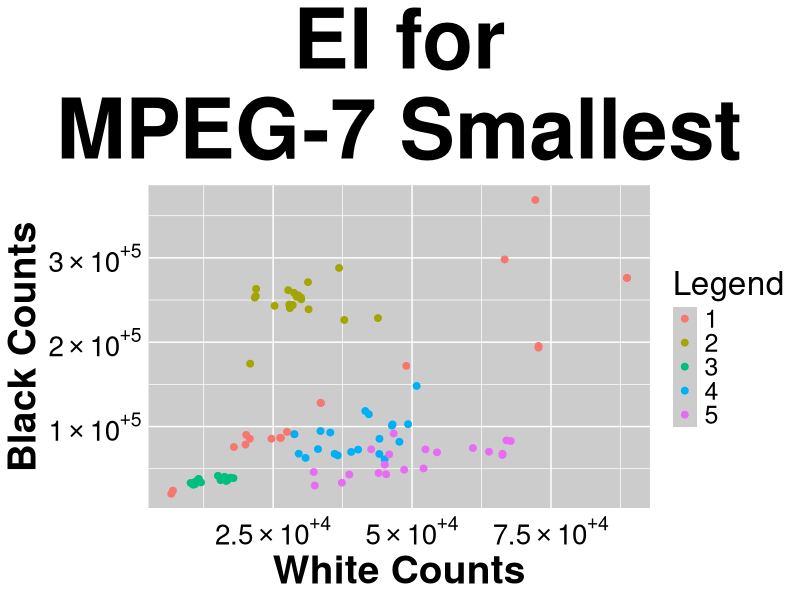

This figure's R source: (Note: this script raises an error after producing the figure.)
library(xtable) #for table creation for latex
library(ggplot2)#for graphics
library(MASS)#for lda
library(scales)#for scientific notation
library(RColorBrewer) #for base r plot
library(class) #for base r plot
library(plyr)#for obtaining means by factor
library(e1071)#for svm
library(nnet)#for multinomial regression

rm(list=ls())

#defining proper scientific notation

scientific_10 <- function(x) {
  parse(text=gsub("e", " %*% 10^", scales::scientific_format()(x)))
}

#custom theme
mytheme.scat<-theme(

	plot.title = element_text(size=60, face="bold", hjust = 0.5),
	axis.text.x  = element_text(size=20, face="bold"),
	axis.text.y=element_text(size=20, face="bold"),
	axis.title.x=element_text(size=28, face='bold'),
	axis.title.y=element_text(size=28, face='bold'),
	strip.background=element_rect(fill="gray80"),
	panel.background=element_rect(fill="gray80"),
	axis.ticks= element_blank(),
	axis.text=element_text(colour="black"),
  strip.text = element_text(size=25)

	)


#matrix to hold results
model_rslts<-matrix(nrow=4, ncol=2, data=0)
colnames(model_rslts)<-c("Train", "Validation")
rownames(model_rslts)<-c("CNN", "lda", "SVM", "LR")

##importing data for traditional image histograms
bird   <- read.table("bird.txt", sep=",", header=TRUE)
bone   <- read.table("bone.txt", sep=",", header=TRUE)
brick   <- read.table("brick.txt", sep=",", header=TRUE)
cam   <- read.table("cam.txt", sep=",", header=TRUE)
cup   <- read.table("cup.txt", sep=",", header=TRUE)

#cleaning data for ggplot2 and analysis
labs<-as.factor(sort(rep(1:5, 20)) )

mydata<-rbind(bird  ,
bone  ,
brick ,
cam   ,
cup)


#counts plot
temp<-as.data.frame(cbind(labs, mydata))
#labs2<-as.factor(c(rep("Edge", dim(edge)[1]),
#                  rep("Spiral", dim(spiral)[1]),
#                  rep("Ellipse", dim(elip)[1]) ))

#counts plot
temp<-as.data.frame(cbind(labs, mydata))
#labs2<-as.factor(c(rep("Edge", dim(edge)[1]),
#                  rep("Spiral", dim(spiral)[1]),
#                  rep("Ellipse", dim(elip)[1]) ))

scat<-ggplot(data=temp, aes(x = white, y = black, colour = as.factor(labs)))+
          geom_point(size=2)+
          #geom_ribbon(aes(ymin=temp$lower, ymax=temp$upper), linetype=2, alpha=0.1)+
	 	      ggtitle("EI for\nMPEG-7 Smallest")+
		      xlab("White Counts")+
					ylab("Black Counts")+
			 		labs(colour= "Legend")+
					scale_y_continuous(label=scientific_10)+
          scale_x_continuous(label=scientific_10)+
          mytheme.scat+
          #scale_color_discrete(breaks=c("Edge", "Spiral", "Ellipse"))+
          theme(legend.text=element_text(size=18),
                legend.title=element_text(size=24))

ggsave(filename="plots/Encircled_Image_Histograms_MPEG_7_Smallest.png", plot=scat,
       width=9, height=7)


n=4

#setup for validation plot

valid_results<-matrix(nrow=4, ncol=1, data=0)
colnames(valid_results)<-c("n=4")
rownames(valid_results)<-c("CNN", "lda", "SVM", "LR")

#setup for training plot
train_results<-matrix(nrow=4, ncol=1, data=0)
colnames(train_results)<-c("n=4")
rownames(train_results)<-c("CNN", "lda", "SVM", "LR")


##################################
## training sample size = 4
##################################

n=4

#cnn results for n=4
model_rslts[1,]<-c(1.00, 0.83)

#################
# modeling
#################

#finding those observations to train and validate on

set.seed(9318)

#initialize objects to hold results
lda_train<-c()
lda_valid<-c()
svm_train<-c()
svm_valid<-c()
lr_train<-c()
lr_valid<-c()

#simuiltion size
sim=100

for (i in 1:sim) {

  train1<-sample(1:20,  n)
  train2<-sample(1:20, n)
  train3<-sample(1:20, n)
  train4<-sample(1:20, n)
  train5<-sample(1:20,  n)

  mytrain<-rbind(bird[train1,]  ,
  bone[train2,]  ,
  brick[train3,] ,
  cam[train4,]   ,
  cup[train5,])

  labs_train<-as.factor(sort(rep(1:5, n)) )
  myvalid<-rbind(bird[-train1,]  ,
  bone[-train2,]  ,
  brick[-train3,] ,
  cam[-train4,]   ,
  cup[-train5,])

  labs_valid<-as.factor(c(rep(1, 20-n), rep(2, 20-n),
                          rep(3, 20-n), rep(4, 20-n),
                          rep(5, 20-n)
                        ) )
  #######
  #lda
  #######
  train<-as.data.frame(cbind(as.factor(labs_train), mytrain))
  colnames(train)[1]<-"labs"

  #creating model
  lda.fit = lda(labs ~ white + black, data=train)
  #lda.fit #rank deficiency - ie unable to compute

  #predicting
  lda.pred=predict(lda.fit, train)
  lda.class = lda.pred$class

  #results
  #table(lda.class, labs_train)
  #overall classification rate for training
  lda_train[i]<- mean(lda.class==as.factor(as.numeric(labs_train)))

  ####
  #now predict on validation
  valid<-as.data.frame(cbind(as.factor(labs_valid), myvalid))
  colnames(valid)[1]<-"labs"

  #predicting
  lda.pred=predict(lda.fit, valid)
  lda.class = lda.pred$class

  #results
  #table(lda.class, labs_valid)
  #overall classification rate for training
  lda_valid[i]<-mean(lda.class==as.factor(as.numeric(labs_valid)))

  #######
  #SVM
  #######

  train<-as.data.frame(cbind(as.factor(labs_train), mytrain))
  colnames(train)[1]<-"labs"

  valid<-as.data.frame(cbind(as.factor(labs_valid), myvalid))
  colnames(valid)[1]<-"labs"

  #creating model
  svmfit=svm(labs ~ white + black, data=train, kernel="polynomial",
             cost=1000, coef0= 100, degree=2, gamma=1/150, #76 @ 1/100
             scale=FALSE)

  #plot(svmfit , train)

  #summary(svmfit)

  ypred=predict(svmfit ,train)
  #table(predict=ypred, truth=train$labs)
  svm_train[i]<-mean(ypred==as.factor(as.numeric(labs_train)))

  #now on valid
  ypred_valid=predict(svmfit ,valid)
  #table(predict=ypred_valid, truth=valid$labs)
  svm_valid[i]<-mean(ypred_valid==as.factor(as.numeric(labs_valid)))

    ################################
    #Multinomial Logistic Regression
    ################################

    train<-as.data.frame(cbind(as.factor(labs_train), mytrain))
    colnames(train)[1]<-"labs"

    valid<-as.data.frame(cbind(as.factor(labs_valid), myvalid))
    colnames(valid)[1]<-"labs"

    #creating model
    lr.fit=multinom(labs ~ white + black, data=train)

    ypred=predict(lr.fit ,train)
    #table(predict=ypred, truth=train$labs)
    lr_train[i]<-mean(ypred==as.factor(as.numeric(labs_train)))

    #now on valid
    ypred_valid=predict(lr.fit ,valid)
    #table(predict=ypred_valid, truth=valid$labs)
    lr_valid[i]<-mean(ypred_valid==as.factor(as.numeric(labs_valid)))

}

#################
## Model Results
#################

#lda
model_rslts[2,1]<-mean(lda_train)
model_rslts[2,2]<-mean(lda_valid)

#SVM
model_rslts[3,1]<-mean(svm_train)
model_rslts[3,2]<-mean(svm_valid)

#tree
model_rslts[4,1]<-mean(lr_train)
model_rslts[4,2]<-mean(lr_valid)

sd(lda_train)
sd(lda_valid)
sd(svm_valid)
sd(svm_train)
sd(lr_train)
sd(lr_valid)


#display results
model_rslts

xtable(model_rslts, digits=2)

train_results[,1]<-model_rslts[,1]
valid_results[,1]<-model_rslts[,2]

#counts plot
sps<-mydata[,1]/rowSums(mydata)
aggregate(sps~labs, FUN=mean)
xtable(aggregate(sps~labs, FUN=sd))




#
